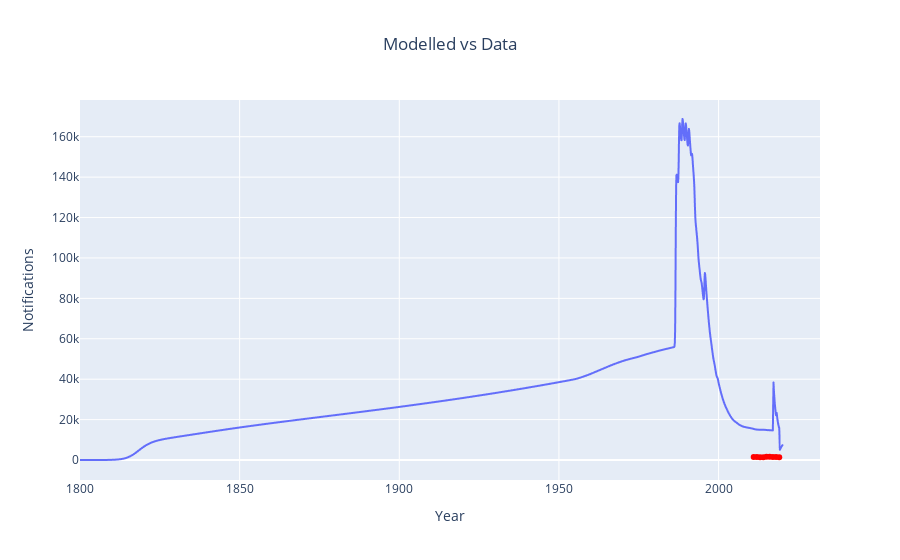

This figure's notebook cell:
### Code cell
notif_1 = px.line(
    derived_df_0,
    x=derived_df_0.index,
    y="notifications",
)
notif_2 = px.scatter(x= plots['notifications']['times'], y = plots['notifications']['values'])
notif_2.update_traces(marker=dict(color="red"))
notif_plot = go.Figure(
    data=notif_1.data + notif_2.data,
)
notif_plot.update_layout(
    title="Modelled vs Data", title_x=0.5, xaxis_title="Year", yaxis_title="Notifications"
)
notif_plot.show()

### Figure 1 — Plotly figure (JSON) as saved in the notebook; plotly's stock layout.template omitted (floating-point values rounded to 4 significant figures; data arrays with more than 128 entries replaced by an {"elided": "..."} marker saying what was removed)
{"data": [{"hovertemplate": "index=%{x}<br>notifications=%{y}<extra></extra>", "legendgroup": "", "line": {"color": "#636efa", "dash": "solid"}, "marker": {"symbol": "circle"}, "mode": "lines", "name": "", "showlegend": false, "type": "scattergl", "x": {"elided": "2201 float values"}, "xaxis": "x", "y": {"elided": "2201 float values"}, "yaxis": "y"}, {"hovertemplate": "x=%{x}<br>y=%{y}<extra></extra>", "legendgroup": "", "marker": {"color": "red", "symbol": "circle"}, "mode": "markers", "name": "", "orientation": "v", "showlegend": false, "type": "scatter", "x": [2011, 2012, 2013, 2014, 2015, 2016, 2017, 2018, 2019], "xaxis": "x", "y": [1495, 1485, 1369, 1405, 1642, 1555, 1440, 1468, 1417], "yaxis": "y"}], "layout": {"title": {"text": "Modelled vs Data", "x": 0.5}, "xaxis": {"title": {"text": "Year"}}, "yaxis": {"title": {"text": "Notifications"}}}}
